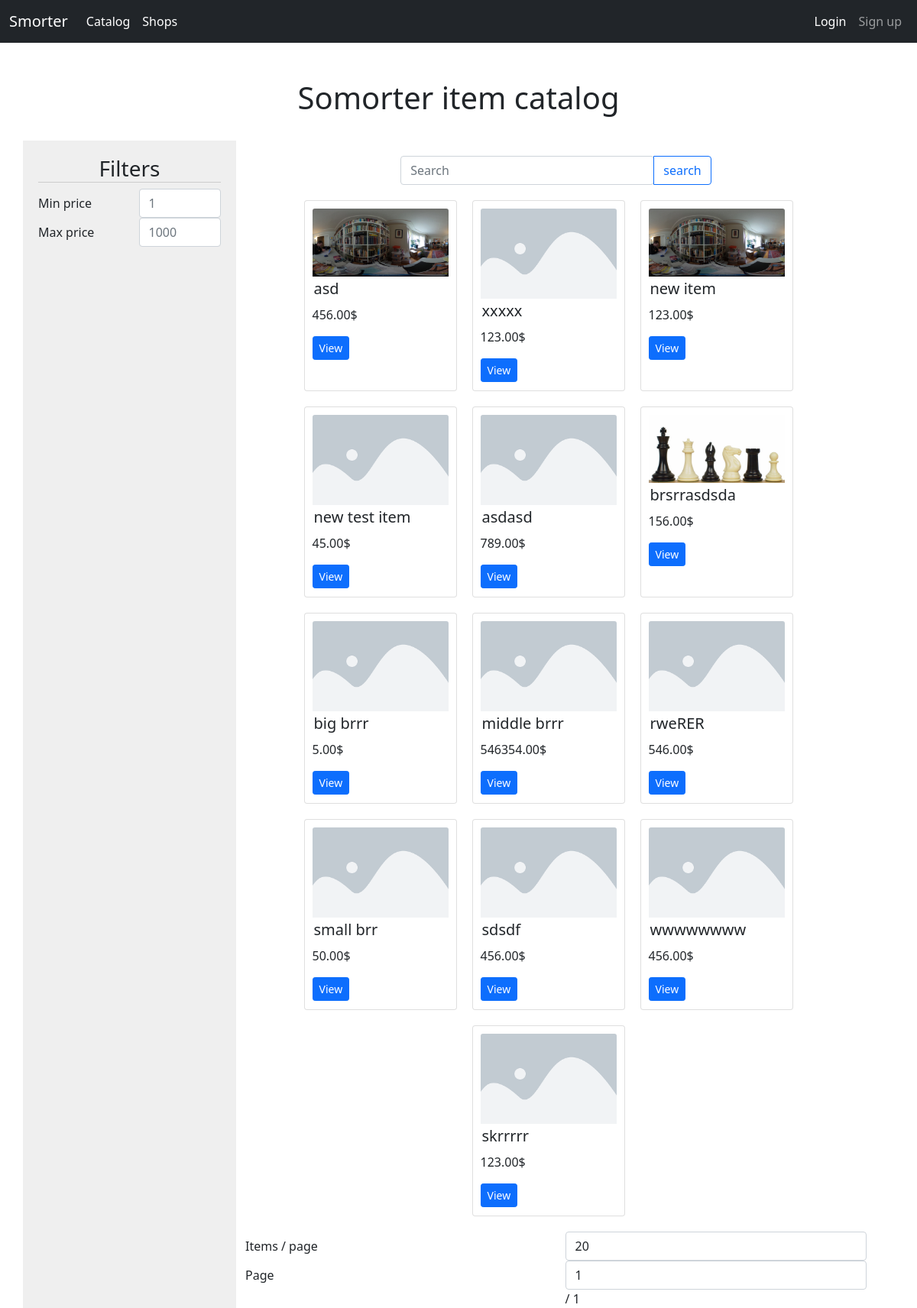
Page /catalog/ on the committed database.
### eshop/models.py (models this page shows, shortened)
class Item(models.Model):
    shop = models.ForeignKey(Shop, null=False, blank=False, on_delete=models.CASCADE)
    title = models.CharField(max_length=150, blank=False, null=False)
    description = models.TextField(blank=True, null=True)
    path = models.CharField(max_length=200, blank=False, null=False)
    price = models.DecimalField(decimal_places=2, max_digits=9, blank=False, null=False)
    specs = models.CharField(max_length=1000, default={})
    class Meta:
        ordering = ["shop", "path"]

class ItemImage(models.Model):
    item = models.ForeignKey(Item, null=False, blank=False, on_delete=models.CASCADE)
    image = models.ImageField(upload_to=item_img_path, null=False, blank=False)
    alt = models.CharField(max_length=50, default="item_image")

### eshop/views.py (the view)
# urls.py: path('catalog/', views.catalog, name="catalog"),
@csrf_exempt
def catalog(request):
    filters = {x: y[0] for x, y in {**request.POST}.items()}
    for x, y in [["search", None], ["minPrice", None], ["maxPrice", None], ["itemsPerPage", 20], ["page", 1]]:
        if x not in filters:
            filters[x] = y
    items = [x for x in Item.objects.all()]
    if filters["search"] not in [None, ""]:
        items = [x for x in items if filters["search"] in x.title]
    if filters["minPrice"]:
        items = [x for x in items if float(filters["minPrice"]) < float(x.price)]
    if filters["maxPrice"]:
        items = [x for x in items if float(filters["maxPrice"]) > float(x.price)]
    page_items = [[]]
    i = 0
    while len(items) > 0:
        if i < int(filters["itemsPerPage"]):
            page_items[-1].append(items[0])
            items.pop(0)
            i += 1
        else:
            i = 0
            page_items.append([])
    filters["page"] = int(filters["page"])
    if int(filters["page"]) > len(page_items):
        filters["page"] = len(page_items)
    return render(request, 'catalog.html', {"items":  page_items[filters["page"]-1], "filters": filters, "page_count": len(page_items)})

### eshop/templatetags/tags.py (called while the page is built)
@register.filter(name='item_image')
def item_image(value):
    if len(value):
        return value[0].image.url

@register.filter(name='item_title')
def item_title(title, search):
    return title.replace(search, f"<span class='searched'>{search}</span>") if search else title

### eshop/templates/catalog.html (shortened to what this page needs)
{% extends "base.html" %}
{% load tags %}
{% load static %}
{% block content %}
<div id="catalog" class="container">
  <br>
  <br>
  <h1 class="text-center">Somorter item catalog</h1>
  <br>
  <form method="POST" action="{% url 'catalog' %}">
    <div class="container row catalog">
      <div class="col-md-3" id="catalog-filter">
        <h3>Filters</h3>
        <div class="form-group row">
          <label for="minPrice" class="col-sm-6 col-form-label">Min price</label>
          <div class="col-sm-6">
            <input type="number" class="form-control" id="minPrice" name="minPrice"  placeholder="1" {% if filters.minPrice %}value="{{ filters.minPrice }}"{% endif %}>
          </div>
        </div>
        <div class="form-group row">
          <label for="maxPrice" class="col-sm-6 col-form-label">Max price</label>
          <div class="col-sm-6">
            <input type="number" class="form-control" id="maxPrice"  name="maxPrice" placeholder="1000" {% if filters.maxPrice %}value="{{ filters.maxPrice }}"{% endif %}>
          </div>
        </div>
      </div>
      <div id="catalog-items" class="col-md-9">
        <div class="input-group" id="itemSearch">
          <input type="search" class="form-control rounded" placeholder="Search" name="search" aria-label="Search"
            aria-describedby="search-addon" {% if filters.search %}value="{{ filters.search }}"{% endif %}/>
          <button type="submit" class="btn btn-outline-primary">search</button>
        </div>
        <div id="items">
          {% for item in items %}
          <div class="card item" path="{{item.path}}">
            <div class="card-body">
              {% if item.itemimage_set.all|item_image %}
              <img class="card-img-top" src="{{ item.itemimage_set.all|item_image }}" alt="{{ item.title }}">
              {% else %}
              <img class="card-img-top" src="{% static 'img/item-placehloder.png' %}" alt="{{ item.title }}">
              {% endif %}
              <h5 class="card-title item-title">{{ item.title|item_title:filters.search|safe }}</h5>
              <p class="card-text">{{ item.price }}$</p>
              <a href="#" class="btn btn-primary btn-sm">View</a>
            </div>
          </div>
          {% endfor %}
        </div>
        <div class="form-group row">
          <label for="itemsPerPage" class="col-sm-6 col-form-label">Items / page</label>
          <div class="col-sm-6">
            <input type="number" class="form-control" id="itemsPerPage"  name="itemsPerPage" placeholder="20" {% if filters.itemsPerPage %}value="{{ filters.itemsPerPage }}"{% endif %}>
          </div>
        </div>
        <div class="form-group row">
          <label for="page" class="col-sm-6 col-form-label">Page</label>
          <div class="col-sm-6">
            <input type="number" class="form-control" id="page"  name="page" placeholder="0" {% if filters.page %}value="{{ filters.page }}"{% endif %}> / {{ page_count }}
          </div>
        </div>
      </div>
    </div>
  </form>
</div>
{% endblock %}

### static/css/style.css (style rules this page uses)
#catalog-filter { background-color: rgb(239, 239, 239); padding: 20px; }
#catalog-filter h3 { text-align: center; border-bottom: 1px rgb(204, 204, 204) solid; }
#items { display: flex; flex-wrap: wrap; align-items: flex-start; justify-content: center; }
.item { width: 200px; height: 250px; margin-right: 20px; margin-bottom: 20px; }
.item-title { margin-top: 2px; padding: 2px; }
.item .card-body { padding: 10px; }
#itemSearch { margin: 20px auto; width: 50%; }
.catalog { width: 100%; padding: 0; min-height: 1080px; }

### rows in the picture
Item: itemimage_set.all|item_image (picture), title|item_title "asd", price "456.00"
Item: title|item_title "xxxxx", price "123.00"
Item: itemimage_set.all|item_image (picture), title|item_title "new item", price "123.00"
Item: title|item_title "new test item", price "45.00"
Item: title|item_title "asdasd", price "789.00"
Item: itemimage_set.all|item_image (picture), title|item_title "brsrrasdsda", price "156.00"
Item: title|item_title "big brrr", price "5.00"
Item: title|item_title "middle brrr", price "546354.00"
Item: title|item_title "rweRER", price "546.00"
Item: title|item_title "small brr", price "50.00"
Item: title|item_title "sdsdf", price "456.00"
Item: title|item_title "wwwwwwww", price "456.00"
Item: title|item_title "skrrrrr", price "123.00"

### other values in the picture
{{ page_count }} "1"
